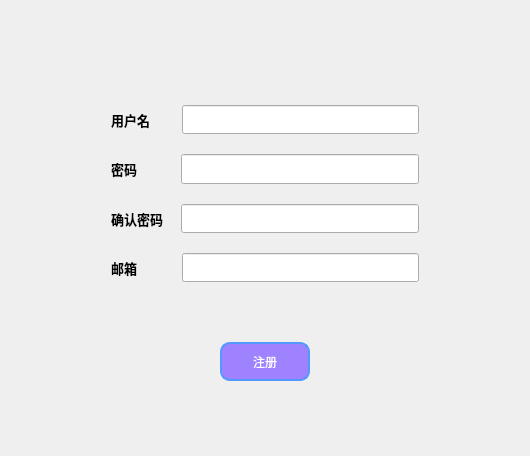
<?xml version="1.0" encoding="UTF-8"?>
<ui version="4.0">
 <class>RegisterDialog</class>
 <widget class="QDialog" name="RegisterDialog">
  <property name="geometry">
   <rect>
    <x>0</x>
    <y>0</y>
    <width>530</width>
    <height>456</height>
   </rect>
  </property>
  <property name="windowTitle">
   <string>Dialog</string>
  </property>
  <layout class="QVBoxLayout" name="verticalLayout" stretch="1,1,1,1,1,1">
   <property name="spacing">
    <number>0</number>
   </property>
   <property name="topMargin">
    <number>85</number>
   </property>
   <property name="bottomMargin">
    <number>75</number>
   </property>
   <item>
    <layout class="QHBoxLayout" name="horizontalLayout">
     <property name="spacing">
      <number>32</number>
     </property>
     <property name="leftMargin">
      <number>100</number>
     </property>
     <property name="topMargin">
      <number>20</number>
     </property>
     <property name="rightMargin">
      <number>100</number>
     </property>
     <item>
      <widget class="QLabel" name="labelName">
       <property name="sizePolicy">
        <sizepolicy hsizetype="Preferred" vsizetype="Expanding">
         <horstretch>0</horstretch>
         <verstretch>0</verstretch>
        </sizepolicy>
       </property>
       <property name="font">
        <font>
         <family>微软雅黑</family>
         <pointsize>10</pointsize>
         <weight>75</weight>
         <bold>true</bold>
        </font>
       </property>
       <property name="text">
        <string>用户名</string>
       </property>
      </widget>
     </item>
     <item>
      <widget class="QLineEdit" name="editName">
       <property name="sizePolicy">
        <sizepolicy hsizetype="Expanding" vsizetype="Expanding">
         <horstretch>0</horstretch>
         <verstretch>0</verstretch>
        </sizepolicy>
       </property>
      </widget>
     </item>
    </layout>
   </item>
   <item>
    <layout class="QHBoxLayout" name="horizontalLayout_2">
     <property name="spacing">
      <number>44</number>
     </property>
     <property name="leftMargin">
      <number>100</number>
     </property>
     <property name="topMargin">
      <number>20</number>
     </property>
     <property name="rightMargin">
      <number>100</number>
     </property>
     <item>
      <widget class="QLabel" name="label_2">
       <property name="sizePolicy">
        <sizepolicy hsizetype="Preferred" vsizetype="Expanding">
         <horstretch>0</horstretch>
         <verstretch>0</verstretch>
        </sizepolicy>
       </property>
       <property name="font">
        <font>
         <family>微软雅黑</family>
         <pointsize>10</pointsize>
         <weight>75</weight>
         <bold>true</bold>
        </font>
       </property>
       <property name="text">
        <string>密码</string>
       </property>
      </widget>
     </item>
     <item>
      <widget class="QLineEdit" name="editPassword">
       <property name="sizePolicy">
        <sizepolicy hsizetype="Expanding" vsizetype="Expanding">
         <horstretch>0</horstretch>
         <verstretch>0</verstretch>
        </sizepolicy>
       </property>
      </widget>
     </item>
    </layout>
   </item>
   <item>
    <layout class="QHBoxLayout" name="horizontalLayout_4">
     <property name="spacing">
      <number>18</number>
     </property>
     <property name="leftMargin">
      <number>100</number>
     </property>
     <property name="topMargin">
      <number>20</number>
     </property>
     <property name="rightMargin">
      <number>100</number>
     </property>
     <item>
      <widget class="QLabel" name="label_4">
       <property name="sizePolicy">
        <sizepolicy hsizetype="Preferred" vsizetype="Expanding">
         <horstretch>0</horstretch>
         <verstretch>0</verstretch>
        </sizepolicy>
       </property>
       <property name="font">
        <font>
         <family>微软雅黑</family>
         <pointsize>10</pointsize>
         <weight>75</weight>
         <bold>true</bold>
        </font>
       </property>
       <property name="text">
        <string>确认密码</string>
       </property>
      </widget>
     </item>
     <item>
      <widget class="QLineEdit" name="editConfirm">
       <property name="sizePolicy">
        <sizepolicy hsizetype="Expanding" vsizetype="Expanding">
         <horstretch>0</horstretch>
         <verstretch>0</verstretch>
        </sizepolicy>
       </property>
      </widget>
     </item>
    </layout>
   </item>
   <item>
    <layout class="QHBoxLayout" name="horizontalLayout_3">
     <property name="spacing">
      <number>45</number>
     </property>
     <property name="leftMargin">
      <number>100</number>
     </property>
     <property name="topMargin">
      <number>20</number>
     </property>
     <property name="rightMargin">
      <number>100</number>
     </property>
     <item>
      <widget class="QLabel" name="label_3">
       <property name="sizePolicy">
        <sizepolicy hsizetype="Preferred" vsizetype="Expanding">
         <horstretch>0</horstretch>
         <verstretch>0</verstretch>
        </sizepolicy>
       </property>
       <property name="font">
        <font>
         <family>微软雅黑</family>
         <pointsize>10</pointsize>
         <weight>75</weight>
         <bold>true</bold>
        </font>
       </property>
       <property name="text">
        <string>邮箱</string>
       </property>
      </widget>
     </item>
     <item>
      <widget class="QLineEdit" name="editMailAddress">
       <property name="sizePolicy">
        <sizepolicy hsizetype="Expanding" vsizetype="Expanding">
         <horstretch>0</horstretch>
         <verstretch>0</verstretch>
        </sizepolicy>
       </property>
      </widget>
     </item>
    </layout>
   </item>
   <item>
    <spacer name="verticalSpacer">
     <property name="orientation">
      <enum>Qt::Vertical</enum>
     </property>
     <property name="sizeHint" stdset="0">
      <size>
       <width>20</width>
       <height>40</height>
      </size>
     </property>
    </spacer>
   </item>
   <item>
    <layout class="QHBoxLayout" name="horizontalLayout_6" stretch="7,3,7">
     <property name="spacing">
      <number>0</number>
     </property>
     <property name="topMargin">
      <number>10</number>
     </property>
     <item>
      <spacer name="horizontalSpacer_2">
       <property name="orientation">
        <enum>Qt::Horizontal</enum>
       </property>
       <property name="sizeHint" stdset="0">
        <size>
         <width>40</width>
         <height>20</height>
        </size>
       </property>
      </spacer>
     </item>
     <item>
      <widget class="QPushButton" name="btRegister">
       <property name="sizePolicy">
        <sizepolicy hsizetype="Expanding" vsizetype="Expanding">
         <horstretch>0</horstretch>
         <verstretch>0</verstretch>
        </sizepolicy>
       </property>
       <property name="styleSheet">
        <string notr="true">border:2px solid ;
border-color: rgb(83, 152, 255);
border-radius:10px; 
color: rgb(255, 255, 255);
background-color:rgb(159, 130, 255)
</string>
       </property>
       <property name="text">
        <string>注册</string>
       </property>
      </widget>
     </item>
     <item>
      <spacer name="horizontalSpacer">
       <property name="orientation">
        <enum>Qt::Horizontal</enum>
       </property>
       <property name="sizeHint" stdset="0">
        <size>
         <width>40</width>
         <height>20</height>
        </size>
       </property>
      </spacer>
     </item>
    </layout>
   </item>
  </layout>
 </widget>
 <resources/>
 <connections/>
</ui>
